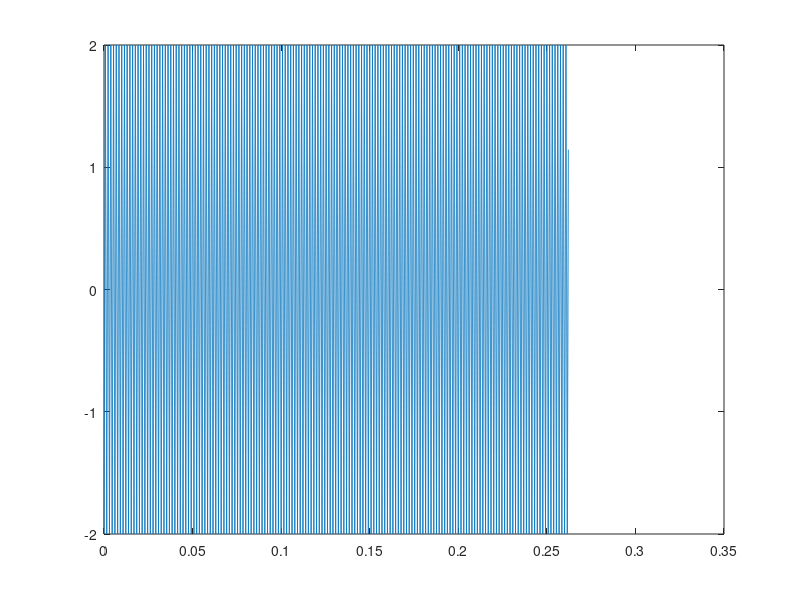
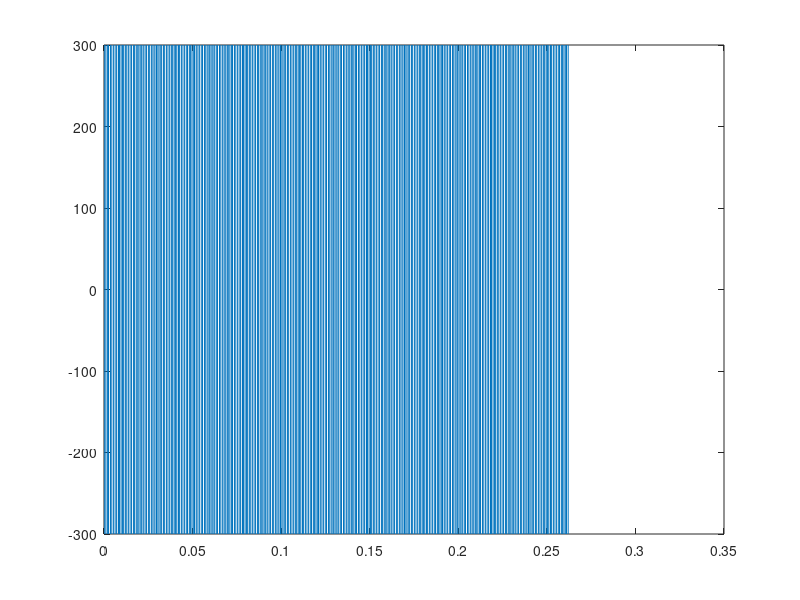
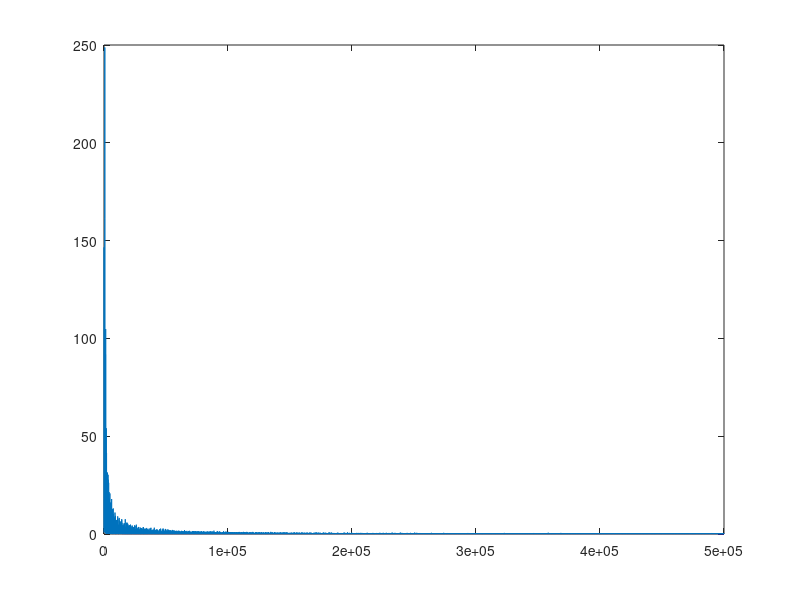
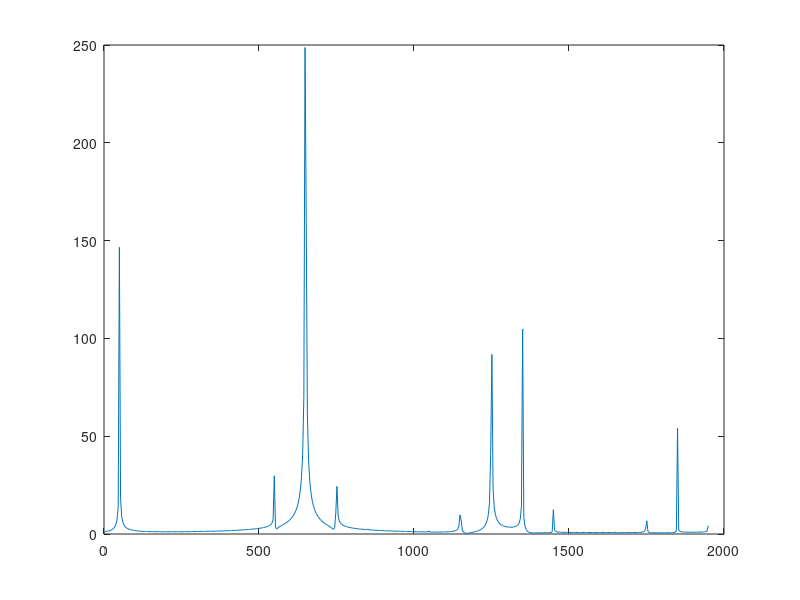

These charts were generated, in order, by the following MATLAB code:
clear all;
format long;
Ts=1e-6;
ns=2048*128;
t1=(0:ns-1)*Ts;
freqa=50.0;
ma=0.5;
vpsin=2.0;
vtri=2.0;
mf=13;
freqfft=1/Ts*(0:ns/2)/ns;
Vd=300.00;
for pp=1:ns
    vsin(pp)=ma*vpsin*sin(2.0*pi*freqa*t1(pp));
end;
triang=vtri*sawtooth(2.0*pi*mf*freqa*t1,1/2);
figure (1)
plot(t1,triang);
for pp=1:ns
    if (vsin(pp)>triang(pp))
        vpulse(pp)=-1.0*Vd;
    else
        vpulse(pp)=Vd;
    end;
end;
figure (2)
plot(t1,vpulse);
yp1=fft(vpulse);
yp5=yp1;
for pp=1:ns/2+1
    if freqfft(pp)>2*50
        yp5(pp)=0.0;
        yp5(ns-pp)=0.0;
    end;
end;
yp2=abs(yp1/ns);
yp3=yp2(1:ns/2+1);
enda=ns/2;
yp3(2:enda-1)=2.0*yp3(2:enda-1);
figure(3)
plot(freqfft,yp3);
for pp=1:ns/2
    if (freqfft(pp)<3.0*mf*freqa)
         freqfft2(pp)=freqfft(pp);
         yp4(pp)=yp3(pp);
    end;
   
end;
figure(4)
plot(freqfft2,yp4);
x5=ifft(yp5);
figure(5)
plot(t1,real(x5));
